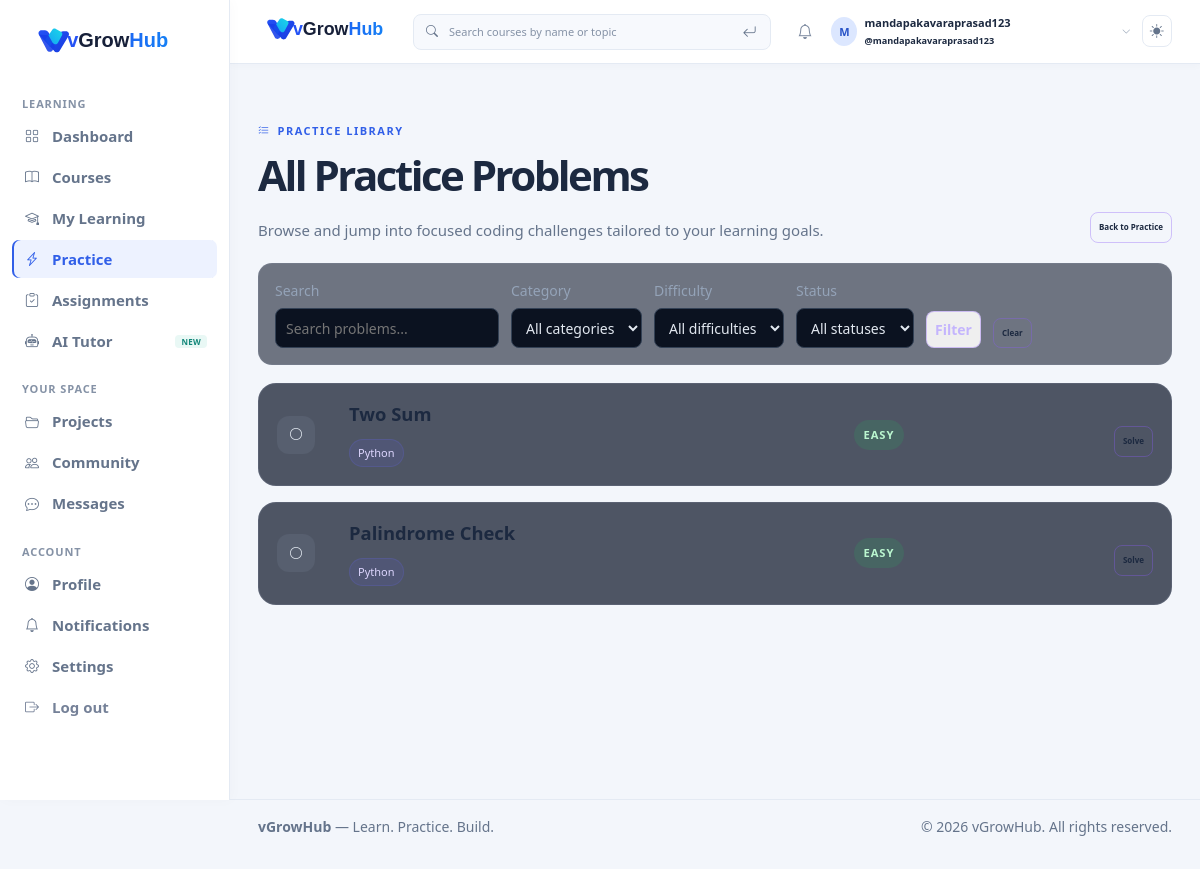
/practice/problems/ (signed in), run on the app's committed database.
### blog/models.py (models this page shows, shortened)
class UserProfile(models.Model):
    GOAL_CHOICES = [
        ('python', 'Learn Python'),
        ('full_stack', 'Become a Full Stack Developer'),
        ('django', 'Learn Django'),
        ('dsa', 'Improve DSA'),
        ('interview', 'Prepare for Interviews'),
        ('projects', 'Build Projects'),
        ('job', 'Get Job Ready'),
        ('other', 'Other'),
        ('skill', 'Learn a New Skill'),
    ]
    user = models.OneToOneField(
        User,
        on_delete=models.CASCADE,
        related_name='profile_data'
    )
    display_name = models.CharField(
        max_length=150,
        blank=True,
        default=''
    )
    profile_picture = models.ImageField(
        upload_to='profile_pictures/',
        blank=True,
        null=True
    )
    is_private = models.BooleanField(
        default=False
    )
    goal = models.CharField(
        max_length=20,
        choices=GOAL_CHOICES,
        blank=True,
        null=True
    )
    onboarding_completed = models.BooleanField(
        default=True
    )
    is_deactivated = models.BooleanField(
        default=False
    )
    deactivated_at = models.DateTimeField(
        null=True,
        blank=True,
    )
    deletion_requested_at = models.DateTimeField(
        null=True,
        blank=True,
    )
    scheduled_deletion_at = models.DateTimeField(
        null=True,
        blank=True,
    )
    created_at = models.DateTimeField(
        auto_now_add=True
    )
    updated_at = models.DateTimeField(
        auto_now=True
    )

class PracticeProblem(models.Model):
    DIFFICULTY_CHOICES = [
        ('EASY', 'Easy'),
        ('MEDIUM', 'Medium'),
        ('HARD', 'Hard'),
    ]
    slug = models.SlugField(max_length=120, unique=True)
    title = models.CharField(max_length=200)
    description = models.TextField()
    difficulty = models.CharField(max_length=10, choices=DIFFICULTY_CHOICES)
    category = models.CharField(max_length=40, default='python')
    tags = models.JSONField(default=list, blank=True)
    function_name = models.CharField(max_length=100)
    starter_code = models.JSONField(default=dict)
    example = models.JSONField(default=dict, blank=True)
    constraints = models.JSONField(default=list, blank=True)
    public_tests = models.JSONField(default=list)
    hidden_tests = models.JSONField(default=list)
    active = models.BooleanField(default=True)
    created_at = models.DateTimeField(auto_now_add=True)
    updated_at = models.DateTimeField(auto_now=True)
    class Meta:
        ordering = ['id']

### blog/views.py (the view)
@login_required
def practice_all(request):
    problems = PracticeProblem.objects.filter(active=True).order_by('id')
    search = request.GET.get('search', '').strip()[:100]
    category = request.GET.get('category', '').strip()[:40]
    difficulty = request.GET.get('difficulty', '').strip().upper()
    status_filter = request.GET.get('status', '').strip().upper()
    if search:
        problems = problems.filter(Q(title__icontains=search) | Q(description__icontains=search))
    if category:
        problems = problems.filter(Q(category__iexact=category) | Q(tags__icontains=category))
    if difficulty in ('EASY', 'MEDIUM', 'HARD'):
        problems = problems.filter(difficulty=difficulty)
    stats = _practice_stats_for_user(request.user)
    rows = []
    for problem in problems:
        status = stats['user_progress'].get(problem.id, 'NOT_ATTEMPTED')
        if not status_filter or status_filter == status:
            rows.append({'problem': problem, 'status': status})
    categories = PracticeProblem.objects.filter(active=True).values_list('category', flat=True).distinct()
    return render(request, 'blog/practice_all.html', {
        'username': request.user.username,
        'problems': Paginator(rows, 20).get_page(request.GET.get('page')),
        'stats': stats,
        'progress_map': stats['user_progress'],
        'search': search,
        'selected_category': category,
        'selected_difficulty': difficulty,
        'selected_status': status_filter,
        'categories': categories,
    })

### blog/context_processors.py (called while the page is built)
def site_name(request):
    return {
        "SITE_NAME": settings.SITE_NAME
    }

def unread_message_count(request):
    if not request.user.is_authenticated:
        return {
            "UNREAD_MESSAGE_COUNT": 0
        }
    count = Message.objects.filter(
        Q(conversation__project_owner=request.user) |
        Q(conversation__participant=request.user),
        is_read=False
    ).exclude(
        sender=request.user
    ).count()
    return {
        "UNREAD_MESSAGE_COUNT": count
    }

### blog/views.py (called while the page is built)
def _learning_streak_for_user(user):
    activity_days = set(
        PracticeSubmission.objects.filter(user=user).dates(
            'submitted_at',
            'day',
            order='DESC',
        )
    )
    activity_days.update(
        MockTestAttempt.objects.filter(
            user=user,
            status__in=('COMPLETED', 'EXPIRED'),
        ).exclude(
            submitted_at__isnull=True
        ).dates(
            'submitted_at',
            'day',
            order='DESC',
        )
    )
    today = timezone.localdate()
    streak_day = today if today in activity_days else today - timedelta(days=1)
    streak = 0
    while streak_day in activity_days:
        streak += 1
        streak_day -= timedelta(days=1)
    return streak

### templates/blog/practice_all.html (shortened to what this page needs)
{% extends "blog/base.html" %}
{% load static %}
{% block extra_css %}
<link rel="stylesheet" href="{% static 'css/practice.css' %}">
{% endblock %}
{% block content %}
<div class="practice-subpage">
  <div class="subpage-header">
    <div>
      <div class="eyebrow"><i class="bi bi-list-check"></i> Practice Library</div>
      <h1>All Practice Problems</h1>
      <p>Browse and jump into focused coding challenges tailored to your learning goals.</p>
    </div>
    <a href="{% url 'blog:practice' %}" class="tool-btn">Back to Practice</a>
  </div>
  <form method="get" class="problem-filters">
    <label>Search<input type="search" name="search" value="{{ search }}" placeholder="Search problems..."></label>
    <label>Category<select name="category"><option value="">All categories</option></select></label>
    <label>Difficulty<select name="difficulty"><option value="">All difficulties</option></select></label>
    <label>Status<select name="status"><option value="">All statuses</option></select></label>
    <button class="tool-btn" type="submit">Filter</button>
    <a class="tool-btn" href="{% url 'blog:practice_all' %}">Clear</a>
  </form>
  <div class="problem-list">
    {% for item in problems %}
      {% with problem=item.problem status=item.status %}
      <div class="problem-card">
        <div class="problem-status {% if status == 'SOLVED' %}status-solved{% elif status == 'ATTEMPTED' %}status-attempted{% else %}status-open{% endif %}">
          {% if status == 'SOLVED' %}<i class="bi bi-check-lg"></i>
          {% elif status == 'ATTEMPTED' %}<i class="bi bi-play-fill"></i>
          {% else %}<i class="bi bi-circle"></i>{% endif %}
        </div>
        <div>
          <h3>{{ problem.title }}</h3>
          <div class="tag-row">
            {% for tag in problem.tags %}<span class="tag">{{ tag }}</span>{% empty %}<span class="tag">{{ problem.category|title }}</span>{% endfor %}
          </div>
        </div>
        <div>
          <span class="difficulty-badge difficulty-{{ problem.difficulty|lower }}">{{ problem.difficulty }}</span>
        </div>
        <a href="{% url 'blog:practice' %}?problem={{ problem.slug }}" class="tool-btn">{% if status == 'SOLVED' %}Review{% elif status == 'ATTEMPTED' %}Continue{% else %}Solve{% endif %}</a>
      </div>
      {% endwith %}
    {% endfor %}
  </div>
</div>
{% endblock %}

### templates/blog/includes/navbar.html (shortened to what this page needs)
{% load static %}
<nav class="top-navbar">
    <div class="top-navbar-left">
        <a href="{% if user.is_authenticated %}{% url 'blog:dashboard' %}{% else %}{% url 'blog:blogpage' %}{% endif %}"
            class="navbar-brand">
            <img class="site-logo site-logo--nav" src="{% static 'images/vgrowhub-logo.svg' %}" alt="{{ SITE_NAME }}">
        </a>
    </div>
    <form class="workspace-search" action="{% url 'blog:blogpage' %}" method="get" role="search">
        <i class="bi bi-search" aria-hidden="true"></i>
        <input type="search" name="search" value="{{ request.GET.search }}"
            placeholder="Search courses by name or topic" aria-label="Search courses">
        <button type="submit" aria-label="Search"><i class="bi bi-arrow-return-left" aria-hidden="true"></i></button>
    </form>
    <div class="top-navbar-right">
        {% if user.is_authenticated %}
        <a href="{% url 'blog:notifications' %}" class="navbar-notifications" aria-label="Notifications"
            title="Notifications">
            <i class="bi bi-bell" aria-hidden="true"></i>
        </a>
        <a href="{% url 'blog:profile' %}" class="navbar-user">
            {% if user.profile_data.profile_picture %}
            <img class="navbar-avatar" src="{{ user.profile_data.profile_picture.url }}"
                alt="" aria-hidden="true" style="object-fit:cover;">
            {% else %}
            <div class="navbar-avatar" aria-hidden="true">{{ user.profile_data.display_name|default:user.username|first|upper }}</div>
            {% endif %}
            <span>{{ user.profile_data.display_name|default:user.username }} <small>@{{ user.username|lower }}</small></span>
            <i class="bi bi-chevron-down" aria-hidden="true"></i>
        </a>
        {% else %}
        <a href="{% url 'blog:login' %}" class="navbar-auth-link">Sign in</a>
        <a href="{% url 'blog:signup' %}" class="navbar-join-link">Get started</a>
        {% endif %}
        <button type="button" class="theme-toggle" id="themeToggle" onclick="toggleTheme()" aria-label="Toggle theme">
            <i class="bi bi-moon-fill" id="themeIcon"></i>
        </button>
    </div>
</nav>

### static/css/global.css (style rules this page uses)
* { box-sizing: border-box; }
html { scroll-behavior: smooth; }
body { margin: 0; min-height: 100vh; font-family: Inter, Arial, sans-serif; font-size: 15px; line-height: 1.6; background: radial-gradient(circle at top left, rgba(99, 102, 241, 0.12), transparent 30%), radial-gradient(circle at bottom right, rgba(139, 92, 246, 0.10), transparent 30%), #080b14; color: #f8fafc; }
a, a:hover, a:focus, a:active { text-decoration: none !important; }
p { font-size: 15px; line-height: 1.65; }
button, input, select, textarea { font-family: inherit; font-size: 14px; }
.site-logo { display: block; flex: 0 0 auto; height: auto; object-fit: contain; padding: 2px 4px; border-radius: 3px; background: #fff; }
.site-logo--nav { width: 150px; max-height: 38px; }
.top-navbar { position: sticky; top: 0; z-index: 900; height: 65px; margin-left: 245px; padding: 0 30px; display: flex; align-items: center; justify-content: space-between; background: rgba(8, 11, 20, 0.90); border-bottom: 1px solid rgba(255, 255, 255, 0.07); backdrop-filter: blur(14px); }
.navbar-brand { display: flex; align-items: center; gap: 10px; color: #fff; font-size: 18px; font-weight: 700; }
.navbar-brand .site-logo { flex-shrink: 0; }
.top-navbar-right { display: flex; align-items: center; gap: 14px; }
.navbar-user { display: flex; align-items: center; gap: 9px; color: #cbd5e1; font-size: 14px; }
.navbar-avatar { width: 32px; height: 32px; display: flex; align-items: center; justify-content: center; border-radius: 9px; background: linear-gradient(135deg, #6366f1, #8b5cf6); color: white; font-weight: 700; }
.theme-toggle { width: 36px; height: 36px; display: flex; align-items: center; justify-content: center; border: 1px solid rgba(255, 255, 255, 0.10); border-radius: 9px; background: rgba(255, 255, 255, 0.04); color: white; cursor: pointer; transition: 0.2s ease; }
.main-content p { font-size: 15px !important; line-height: 1.65 !important; }
.main-content label { font-size: 14px; }
.main-content button, .main-content .btn, .main-content .primary-btn, .main-content .secondary-btn, .main-content .action-btn, .main-content .view-btn, .main-content .open-btn { font-size: 14px; }
.main-content input, .main-content select, .main-content textarea { font-size: 14px; }
.top-navbar, .navbar-user { font-size: 14px; }
.main-content .badge, .main-content .status, .main-content .status-badge, .main-content .tag, .main-content .chip, .main-content .eyebrow, .main-content .progress-label { font-size: 11px !important; line-height: 1.25 !important; }
.main-content h3 { font-size: 17px; line-height: 1.35; }
main.main-content p { font-size: 15px !important; line-height: 1.65 !important; }
main.main-content label { font-size: 14px !important; }
main.main-content span:not(.badge):not(.new-badge):not(.status):not(.tag):not(.chip) { line-height: 1.45; }
main.main-content button, main.main-content input, main.main-content select, main.main-content textarea { font-size: 14px !important; }
main.main-content i.bi { font-size: revert; }
html, body { scrollbar-width: none !important; -ms-overflow-style: none !important; }

### static/css/theme.css (style rules this page uses)
:root { --bg: #080b14; --bg-secondary: #0f1422; --card: rgba(17, 24, 39, 0.88); --card-solid: #111827; --text: #f8fafc; --text-secondary: #cbd5e1; --muted: #94a3b8; --dim: #64748b; --border: rgba(255, 255, 255, 0.08); --primary: #6366f1; --primary-dark: #4f46e5; --purple: #8b5cf6; --shadow: rgba(0, 0, 0, 0.25); }
html.light-theme, body.light-theme { --bg: #f5f7fb; --bg-secondary: #eef2f7; --card: rgba(255, 255, 255, 0.90); --card-solid: #ffffff; --text: #111827; --text-secondary: #334155; --muted: #64748b; --dim: #94a3b8; --border: rgba(15, 23, 42, 0.10); --primary: #6366f1; --primary-dark: #4f46e5; --purple: #7c3aed; --shadow: rgba(15, 23, 42, 0.10); }
html.light-theme body, body.light-theme { background: radial-gradient( circle at top left, rgba(99, 102, 241, 0.10), transparent 30% ), radial-gradient( circle at bottom right, rgba(139, 92, 246, 0.08), transparent 30% ), var(--bg); color: var(--text); }
body.light-theme a { color: inherit; }
body.light-theme .top-navbar { background: #ffffff; border-bottom-color: rgba(15, 23, 42, 0.08); }
body.light-theme .navbar-brand { color: #111827; }
body.light-theme .navbar-user { color: #475569; }
body.light-theme .theme-toggle { background: #f8fafc; border-color: #dbe1ea; color: #334155; }

### data on the page
PracticeProblem: problem "Two Sum", problem.category "Python", problem.difficulty "EASY"
PracticeProblem: problem "Palindrome Check", problem.category "Python", problem.difficulty "EASY"

### other printed values
{{ user.profile_data.display_name|default:user.username|first|upper }} "M"
{{ user.profile_data.display_name|default:user.username }} "mandapakavaraprasad123"
{{ user.username|lower }} "mandapakavaraprasad123"
{{ SITE_NAME }} "vGrowHub"
